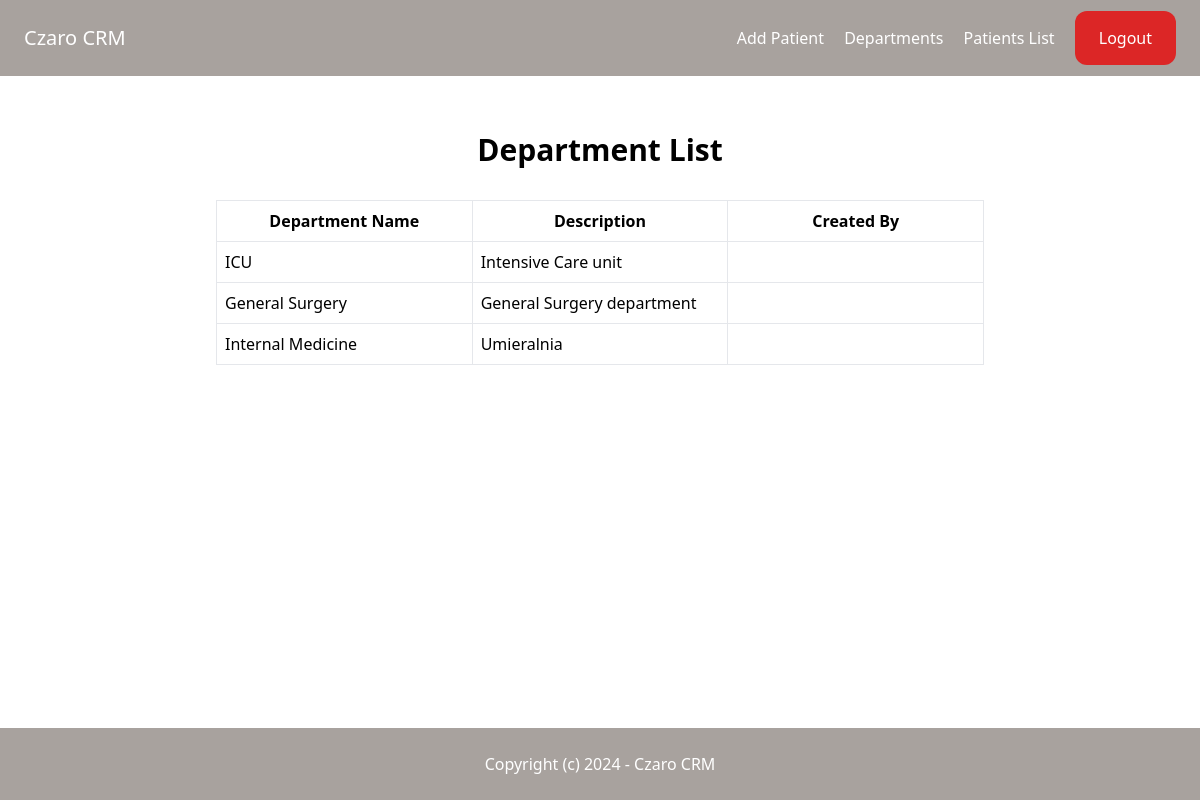
The app's page /department/list/ (signed in) with its own data.
### department/models.py (models this page shows, shortened)
class Department(models.Model):
    id = models.UUIDField(primary_key=True, default=uuid.uuid4, editable=False)
    name = models.CharField(max_length=255, unique=True)
    description = models.TextField()
    created_by = models.ForeignKey(User, on_delete=models.CASCADE)
    created_at = models.DateTimeField(auto_now_add=True)

### department/views.py (the view)
# urls.py: path('list/', views.department_list, name='department_list'),
@login_required(login_url="/login/")
def department_list(request):
    departments = Department.objects.all()
    context = {
        'title': 'Department List',
        'departments': departments,
    }
    return render(request, 'department_list.html', context)

### templates/department_list.html (shortened to what this page needs)
{% extends "base.html" %}
{% block content %}
  <h1 class="p-8 text-3xl font-bold text-center">{{ title }}</h1>
  <div class="flex justify-center">
    <table class="table-fixed w-2/3 border">
      <thead>
        <tr>
          <th class="border p-2 font-bold">Department Name</th>
          <th class="border p-2 font-bold">Description</th>
          <th class="border p-2 font-bold">Created By</th>
        </tr>
      </thead>
      <tbody>
        {% for department in departments %}
          <tr>
            <td class="border p-2"><a href={% url 'department:department_detail' department.id %}>{{ department.name }}</a></td>
            <td class="border p-2">{{ department.description }}</td>
            <td class="border p-2">{{ department.created_by.get_full_name }}</td>
          </tr>
        {% endfor %}
      </tbody>
    </table>
  </div>
{% endblock %}

### records on screen
Department: name "ICU", description "Intensive Care unit"
Department: name "General Surgery", description "General Surgery department"
Department: name "Internal Medicine", description "Umieralnia"

### other values on screen
{{ title }} "Department List"
